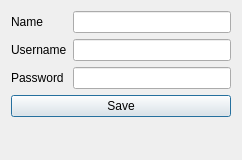
<?xml version="1.0" encoding="UTF-8"?>
<ui version="4.0">
 <class>newuser</class>
 <widget class="QDialog" name="newuser">
  <property name="geometry">
   <rect>
    <x>0</x>
    <y>0</y>
    <width>242</width>
    <height>160</height>
   </rect>
  </property>
  <property name="windowTitle">
   <string>Create User</string>
  </property>
  <layout class="QFormLayout" name="formLayout">
   <item row="0" column="0">
    <widget class="QLabel" name="label_16">
     <property name="text">
      <string>Name</string>
     </property>
    </widget>
   </item>
   <item row="0" column="1">
    <widget class="QLineEdit" name="newuser_name_linedit">
     <property name="readOnly">
      <bool>false</bool>
     </property>
    </widget>
   </item>
   <item row="1" column="0">
    <widget class="QLabel" name="label_12">
     <property name="text">
      <string>Username</string>
     </property>
    </widget>
   </item>
   <item row="1" column="1">
    <widget class="QLineEdit" name="newuser_username_linedit"/>
   </item>
   <item row="2" column="0">
    <widget class="QLabel" name="label_13">
     <property name="text">
      <string>Password</string>
     </property>
    </widget>
   </item>
   <item row="2" column="1">
    <widget class="QLineEdit" name="newuser_password_linedit">
     <property name="echoMode">
      <enum>QLineEdit::Password</enum>
     </property>
    </widget>
   </item>
   <item row="3" column="0" colspan="2">
    <widget class="QPushButton" name="newuser_save_button">
     <property name="text">
      <string>Save</string>
     </property>
    </widget>
   </item>
  </layout>
 </widget>
 <resources/>
 <connections/>
</ui>
